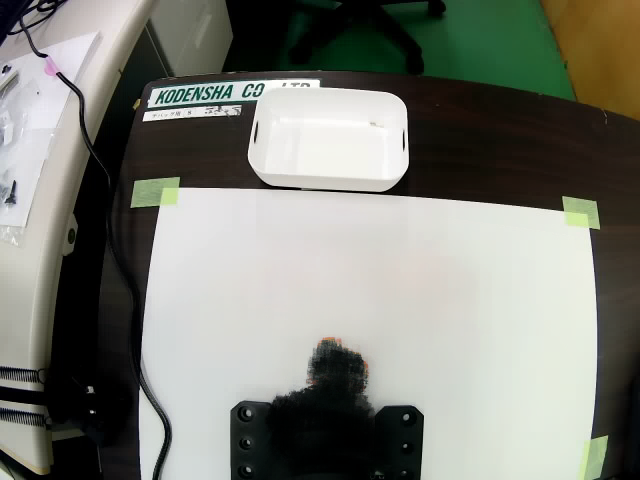
#> input picture tools/align/ref.png, 640 x 480 px
$ python align_loop2.py
#> lines starting #> are read from the running program, lines starting #| are printed output that depends on the picture
import cv2,numpy as np,json,time,os,urllib.request,collections
# 机の範囲だけの特徴点で相似変換(回転・移動・拡大)を求め、キューブ5か所のずれ(px)で判定する
# (射影変換は、机の中央に特徴点が少なく推定が大きく揺れたため不採用)
D=os.path.dirname(os.path.abspath(__file__))+"/align/"
TOL_PX=float(os.environ.get('TOL_PX','5'))
ROI=(100,80,620,480)  # x0,y0,x1,y1 (640x480, 基準画像の座標)
PTS={"中央":(337,273),"左":(241,285),"右":(440,277),"奥":(340,246),"手前":(343,329)}
ref=cv2.imread(D+"ref.png"); rg=cv2.cvtColor(cv2.resize(ref,(640,480)),cv2.COLOR_BGR2GRAY)
#> further down, ref is the input picture: shape (480, 640, 3); mean B, G, R 118.4, 126.6, 124.8
#> after `rg = cv2.cvtColor(cv2.resize(ref, (640, 480)), cv2.COLOR_BGR2GRAY)`:
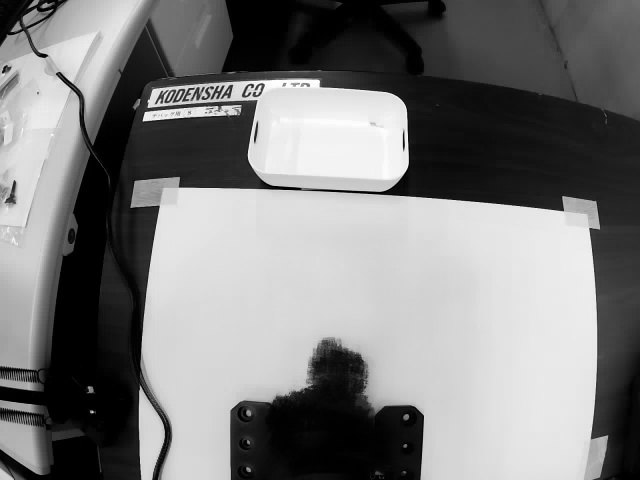
#> rg: shape (480, 640); min 0, max 255, mean 125.1
mask=np.zeros_like(rg); mask[ROI[1]:ROI[3],ROI[0]:ROI[2]]=255
orb=cv2.ORB_create(4000); kr,dr=orb.detectAndCompute(rg,mask); bf=cv2.BFMatcher(cv2.NORM_HAMMING,crossCheck=True)
#> after `kr, dr = orb.detectAndCompute(rg, mask)`: kr = 1204 keypoints; strongest (x, y, size): (252, 85, 31), (256, 93, 31), (191, 91, 31), (251, 87, 31)
H=collections.deque(maxlen=8); Q=np.float32(list(PTS.values())).reshape(-1,1,2)
while True:
    out={"updated":time.strftime("%H:%M:%S"),"tol_px":TOL_PX,"roi":ROI}
    try:
#> (the run stopped early here; a loop or call above may not have finished)
